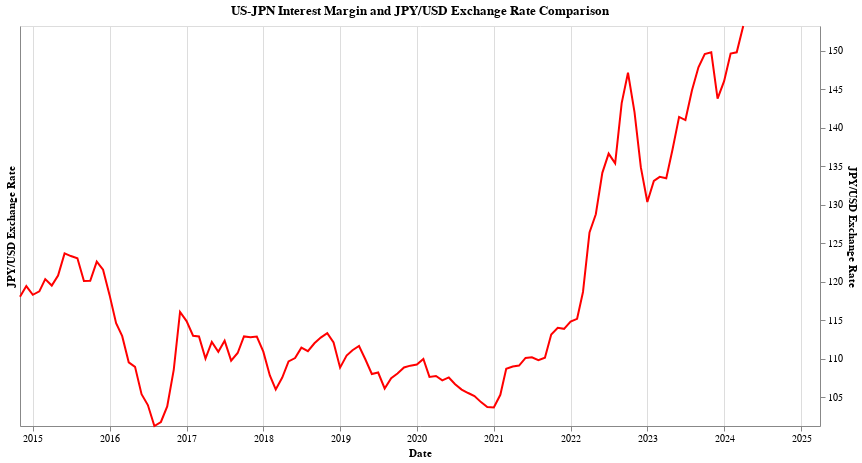

This figure's notebook cell:
### Code cell
import altair as alt
#df1['date'] = pd.to_datetime(df1.index)
#df1.sort_values('date', inplace=True)
#df1['Date'] = df1['date'].dt.strftime('%Y-%m')  # 转换为字符串格式
#df1['Exchange Rate'] = df1['close']  # 重命名为'Exchange Rate'以便在图表中使用
min_exchange_rate = df1['df_sum_value'].min()



# 创建Altair图表
exchange_rate_chart = alt.Chart(df1).mark_line().encode(
    x='date:T',
    y=alt.Y('df_sum_value:Q', axis=alt.Axis(title='JPY/USD Exchange Rate'), scale=alt.Scale(domainMin=min_exchange_rate)),
    color=alt.value('red'),  # 利用不同颜色以区分
    tooltip=['Date:T', 'Exchange Rate:Q']
).properties(
    title='JPY/USD Exchange Rate Over Time'
).properties(
    width=800,
    height=400
)

chart = alt.Chart(future_df1).mark_line(color='red').encode(
    x=alt.X('Date:T', title='Date'),
    y=alt.Y('df_sum_value:Q', axis=alt.Axis(title='JPY/USD Exchange Rate'), scale=alt.Scale(domainMin=min_exchange_rate)),
    color=alt.value('red'),  # 利用不同颜色以区分
    tooltip=['Date:T', 'Exchange Rate:Q']
).properties(
    title='JPY/USD Exchange Rate Over Time'
).properties(
    width=800,
    height=400
)
final_chart = alt.layer(chart, exchange_rate_chart).resolve_scale(
    y='independent'  # Y轴独立缩放
).properties(
    title='US-JPN Interest Margin and JPY/USD Exchange Rate Comparison',
    width=800
)

# 显示图表
final_chart.display()

### Figure 1 — Vega-Lite specification as saved in the notebook (floating-point values rounded to 4 significant figures)
{"config": {"view": {"continuousWidth": 300, "continuousHeight": 300}}, "layer": [{"data": {"name": "data-d31ec2bf1c3551bb7aaa0486147568a3"}, "mark": {"type": "line", "color": "red"}, "encoding": {"color": {"value": "red"}, "tooltip": [{"field": "Date", "type": "temporal"}, {"field": "Exchange Rate", "type": "quantitative"}], "x": {"field": "Date", "title": "Date", "type": "temporal"}, "y": {"axis": {"title": "JPY/USD Exchange Rate"}, "field": "df_sum_value", "scale": {"domainMin": 101.3}, "type": "quantitative"}}, "title": "JPY/USD Exchange Rate Over Time"}, {"data": {"name": "data-ff6ca3ff8c7c4c45f6cb0f3ce4b68246"}, "mark": {"type": "line"}, "encoding": {"color": {"value": "red"}, "tooltip": [{"field": "Date", "type": "temporal"}, {"field": "Exchange Rate", "type": "quantitative"}], "x": {"field": "date", "type": "temporal"}, "y": {"axis": {"title": "JPY/USD Exchange Rate"}, "field": "df_sum_value", "scale": {"domainMin": 101.3}, "type": "quantitative"}}, "title": "JPY/USD Exchange Rate Over Time"}], "height": 400, "resolve": {"scale": {"y": "independent"}}, "title": "US-JPN Interest Margin and JPY/USD Exchange Rate Comparison", "width": 800, "$schema": "https://vega.github.io/schema/vega-lite/v5.17.0.json", "datasets": {"data-d31ec2bf1c3551bb7aaa0486147568a3": [{"Date": "2024-05", "Exchange Rate": 152.3}, {"Date": "2024-06", "Exchange Rate": 155.3}, {"Date": "2024-07", "Exchange Rate": 157.1}, {"Date": "2024-08", "Exchange Rate": 167.4}, {"Date": "2024-09", "Exchange Rate": 147.2}, {"Date": "2024-10", "Exchange Rate": 143.5}, {"Date": "2024-11", "Exchange Rate": 149.3}, {"Date": "2024-12", "Exchange Rate": 150.3}, {"Date": "2025-01", "Exchange Rate": 152.5}, {"Date": "2025-02", "Exchange Rate": 154.5}, {"Date": "2025-03", "Exchange Rate": 156.6}, {"Date": "2025-04", "Exchange Rate": 152.5}], "data-ff6ca3ff8c7c4c45f6cb0f3ce4b68246": [{"date": "2024-04-01T00:00:00", "international_trans": -3346.0, "interest_margin": 3.67, "gdp": -0.2, "inflation": 1.37, "df_sum_value": 153.2}, {"date": "2024-03-01T00:00:00", "international_trans": -4103.0, "interest_margin": 3.468, "gdp": 0.3, "inflation": 1.462, "df_sum_value": 149.8}, {"date": "2024-02-01T00:00:00", "international_trans": -4103.0, "interest_margin": 3.501, "gdp": 0.3, "inflation": 1.357, "df_sum_value": 149.6}, {"date": "2024-01-01T00:00:00", "international_trans": -4103.0, "interest_margin": 3.406, "gdp": 0.3, "inflation": 1.95, "df_sum_value": 146.0}, {"date": "2023-12-01T00:00:00", "international_trans": -5524.0, "interest_margin": 3.347, "gdp": -2.2, "inflation": 1.696, "df_sum_value": 143.8}, {"date": "2023-11-01T00:00:00", "international_trans": -5524.0, "interest_margin": 3.692, "gdp": -2.2, "inflation": 1.6, "df_sum_value": 149.8}, {"date": "2023-10-01T00:00:00", "international_trans": -5524.0, "interest_margin": 3.972, "gdp": -2.2, "inflation": 1.379, "df_sum_value": 149.6}, {"date": "2023-09-01T00:00:00", "international_trans": -5131.0, "interest_margin": 3.658, "gdp": -2.0, "inflation": 1.464, "df_sum_value": 147.8}, {"date": "2023-08-01T00:00:00", "international_trans": -5131.0, "interest_margin": 3.531, "gdp": -2.0, "inflation": 1.387, "df_sum_value": 144.8}, {"date": "2023-07-01T00:00:00", "international_trans": -5131.0, "interest_margin": 3.433, "gdp": -2.0, "inflation": 1.516, "df_sum_value": 141.0}, {"date": "2023-06-01T00:00:00", "international_trans": -5277.0, "interest_margin": 3.344, "gdp": -1.8, "inflation": 1.455, "df_sum_value": 141.4}, {"date": "2023-05-01T00:00:00", "international_trans": -5277.0, "interest_margin": 3.201, "gdp": -1.8, "inflation": 1.656, "df_sum_value": 137.2}, {"date": "2023-04-01T00:00:00", "international_trans": -5277.0, "interest_margin": 3.001, "gdp": -1.8, "inflation": 1.618, "df_sum_value": 133.4}, {"date": "2023-03-01T00:00:00", "international_trans": -4977.0, "interest_margin": 3.299, "gdp": 2.1, "inflation": 1.806, "df_sum_value": 133.6}, {"date": "2023-02-01T00:00:00", "international_trans": -4977.0, "interest_margin": 3.255, "gdp": 2.1, "inflation": 1.774, "df_sum_value": 133.1}, {"date": "2023-01-01T00:00:00", "international_trans": -4977.0, "interest_margin": 3.072, "gdp": 2.1, "inflation": 1.333, "df_sum_value": 130.4}, {"date": "2022-12-01T00:00:00", "international_trans": -6272.0, "interest_margin": 3.296, "gdp": 2.7, "inflation": 1.425, "df_sum_value": 134.9}, {"date": "2022-11-01T00:00:00", "international_trans": -6272.0, "interest_margin": 3.625, "gdp": 2.7, "inflation": 1.622, "df_sum_value": 142.0}, {"date": "2022-10-01T00:00:00", "international_trans": -6272.0, "interest_margin": 3.726, "gdp": 2.7, "inflation": 1.75, "df_sum_value": 147.1}, {"date": "2022-09-01T00:00:00", "international_trans": -5091.0, "interest_margin": 3.255, "gdp": 4.7, "inflation": 2.2, "df_sum_value": 143.2}, {"date": "2022-08-01T00:00:00", "international_trans": -5091.0, "interest_margin": 2.701, "gdp": 4.7, "inflation": 2.25, "df_sum_value": 135.4}, {"date": "2022-07-01T00:00:00", "international_trans": -5091.0, "interest_margin": 2.672, "gdp": 4.7, "inflation": 2.458, "df_sum_value": 136.6}, {"date": "2022-06-01T00:00:00", "international_trans": -5133.0, "interest_margin": 2.897, "gdp": 9.4, "inflation": 2.682, "df_sum_value": 134.2}, {"date": "2022-05-01T00:00:00", "international_trans": -5133.0, "interest_margin": 2.652, "gdp": 9.4, "inflation": 2.857, "df_sum_value": 128.8}, {"date": "2022-04-01T00:00:00", "international_trans": -5133.0, "interest_margin": 2.501, "gdp": 9.4, "inflation": 2.952, "df_sum_value": 126.4}, {"date": "2022-03-01T00:00:00", "international_trans": -6900.0, "interest_margin": 1.931, "gdp": 8.8, "inflation": 8.125, "df_sum_value": 118.7}, {"date": "2022-02-01T00:00:00", "international_trans": -6900.0, "interest_margin": 1.731, "gdp": 8.8, "inflation": 10.67, "df_sum_value": 115.2}, {"date": "2022-01-01T00:00:00", "international_trans": -6900.0, "interest_margin": 1.636, "gdp": 8.8, "inflation": 30.0, "df_sum_value": 114.8}, {"date": "2021-12-01T00:00:00", "international_trans": -3858.0, "interest_margin": 1.407, "gdp": 8.4, "inflation": 11.0, "df_sum_value": 113.9}, {"date": "2021-11-01T00:00:00", "international_trans": -3858.0, "interest_margin": 1.487, "gdp": 8.4, "inflation": 9.8, "df_sum_value": 114.0}, {"date": "2021-10-01T00:00:00", "international_trans": -3858.0, "interest_margin": 1.497, "gdp": 8.4, "inflation": 46.0, "df_sum_value": 113.2}, {"date": "2021-09-01T00:00:00", "international_trans": -5546.0, "interest_margin": 1.324, "gdp": 7.1, "inflation": 40.0, "df_sum_value": 110.2}, {"date": "2021-08-01T00:00:00", "international_trans": -5546.0, "interest_margin": 1.263, "gdp": 7.1, "inflation": null, "df_sum_value": 109.8}, {"date": "2021-07-01T00:00:00", "international_trans": -5546.0, "interest_margin": 1.295, "gdp": 7.1, "inflation": -21.5, "df_sum_value": 110.2}, {"date": "2021-06-01T00:00:00", "international_trans": -4964.0, "interest_margin": 1.454, "gdp": 7.3, "inflation": 22.5, "df_sum_value": 110.1}, {"date": "2021-05-01T00:00:00", "international_trans": -4964.0, "interest_margin": 1.536, "gdp": 7.3, "inflation": 38.0, "df_sum_value": 109.1}, {"date": "2021-04-01T00:00:00", "international_trans": -4964.0, "interest_margin": 1.529, "gdp": 7.3, "inflation": -30.0, "df_sum_value": 109.0}, {"date": "2021-03-01T00:00:00", "international_trans": -4078.0, "interest_margin": 1.504, "gdp": 4.5, "inflation": -16.0, "df_sum_value": 108.7}, {"date": "2021-02-01T00:00:00", "international_trans": -4078.0, "interest_margin": 1.161, "gdp": 4.5, "inflation": -3.25, "df_sum_value": 105.3}, {"date": "2021-01-01T00:00:00", "international_trans": -4078.0, "interest_margin": 1.034, "gdp": 4.5, "inflation": -2.333, "df_sum_value": 103.7}, {"date": "2020-12-01T00:00:00", "international_trans": -5635.0, "interest_margin": 0.9116, "gdp": 1.6, "inflation": -1.6, "df_sum_value": 103.8}, {"date": "2020-11-01T00:00:00", "international_trans": -5635.0, "interest_margin": 0.8417, "gdp": 1.6, "inflation": -1.778, "df_sum_value": 104.4}, {"date": "2020-10-01T00:00:00", "international_trans": -5635.0, "interest_margin": 0.7474, "gdp": 1.6, "inflation": -2.286, "df_sum_value": 105.2}, {"date": "2020-09-01T00:00:00", "international_trans": -3907.0, "interest_margin": 0.6546, "gdp": 2.6, "inflation": -5.667, "df_sum_value": 105.6}, {"date": "2020-08-01T00:00:00", "international_trans": -3907.0, "interest_margin": 0.6162, "gdp": 2.6, "inflation": -4.25, "df_sum_value": 106.0}, {"date": "2020-07-01T00:00:00", "international_trans": -3907.0, "interest_margin": 0.5952, "gdp": 2.6, "inflation": null, "df_sum_value": 106.7}, {"date": "2020-06-01T00:00:00", "international_trans": -2424.0, "interest_margin": 0.7082, "gdp": -3.4, "inflation": null, "df_sum_value": 107.6}, {"date": "2020-05-01T00:00:00", "international_trans": -2424.0, "interest_margin": 0.6746, "gdp": -3.4, "inflation": -6.0, "df_sum_value": 107.2}, {"date": "2020-04-01T00:00:00", "international_trans": -2424.0, "interest_margin": 0.6549, "gdp": -3.4, "inflation": -7.0, "df_sum_value": 107.8}, {"date": "2020-03-01T00:00:00", "international_trans": -4875.0, "interest_margin": 0.9082, "gdp": 0.7, "inflation": 5.25, "df_sum_value": 107.7}, {"date": "2020-02-01T00:00:00", "international_trans": -4875.0, "interest_margin": 1.57, "gdp": 0.7, "inflation": 4.0, "df_sum_value": 110.0}, {"date": "2020-01-01T00:00:00", "international_trans": -4875.0, "interest_margin": 1.764, "gdp": 0.7, "inflation": 2.875, "df_sum_value": 109.3}, {"date": "2019-12-01T00:00:00", "international_trans": -3932.0, "interest_margin": 1.874, "gdp": 0.2, "inflation": 3.286, "df_sum_value": 109.1}, {"date": "2019-11-01T00:00:00", "international_trans": -3932.0, "interest_margin": 1.907, "gdp": 0.2, "inflation": 4.6, "df_sum_value": 108.9}, {"date": "2019-10-01T00:00:00", "international_trans": -3932.0, "interest_margin": 1.865, "gdp": 0.2, "inflation": 5.75, "df_sum_value": 108.1}, {"date": "2019-09-01T00:00:00", "international_trans": -4628.0, "interest_margin": 1.917, "gdp": 1.1, "inflation": 8.0, "df_sum_value": 107.5}, {"date": "2019-08-01T00:00:00", "international_trans": -4628.0, "interest_margin": 1.85, "gdp": 1.1, "inflation": 4.8, "df_sum_value": 106.2}, {"date": "2019-07-01T00:00:00", "international_trans": -4628.0, "interest_margin": 2.193, "gdp": 1.1, "inflation": 3.667, "df_sum_value": 108.2}, {"date": "2019-06-01T00:00:00", "international_trans": -5203.0, "interest_margin": 2.203, "gdp": 2.2, "inflation": 3.5, "df_sum_value": 108.0}, {"date": "2019-05-01T00:00:00", "international_trans": -5203.0, "interest_margin": 2.43, "gdp": 2.2, "inflation": 2.5, "df_sum_value": 110.0}, {"date": "2019-04-01T00:00:00", "international_trans": -5203.0, "interest_margin": 2.571, "gdp": 2.2, "inflation": 2.333, "df_sum_value": 111.7}, {"date": "2019-03-01T00:00:00", "international_trans": -5035.0, "interest_margin": 2.612, "gdp": 0.5, "inflation": 2.5, "df_sum_value": 111.1}, {"date": "2019-02-01T00:00:00", "international_trans": -5035.0, "interest_margin": 2.696, "gdp": 0.5, "inflation": 3.0, "df_sum_value": 110.4}, {"date": "2019-01-01T00:00:00", "international_trans": -5035.0, "interest_margin": 2.712, "gdp": 0.5, "inflation": 2.75, "df_sum_value": 108.9}, {"date": "2018-12-01T00:00:00", "international_trans": -5020.0, "interest_margin": 2.801, "gdp": 2.2, "inflation": 3.143, "df_sum_value": 112.1}, {"date": "2018-11-01T00:00:00", "international_trans": -5020.0, "interest_margin": 3.011, "gdp": 2.2, "inflation": 2.444, "df_sum_value": 113.3}, {"date": "2018-10-01T00:00:00", "international_trans": -5020.0, "interest_margin": 3.017, "gdp": 2.2, "inflation": 2.1, "df_sum_value": 112.8}, {"date": "2018-09-01T00:00:00", "international_trans": -3925.0, "interest_margin": 2.879, "gdp": 1.8, "inflation": 2.2, "df_sum_value": 112.0}, {"date": "2018-08-01T00:00:00", "international_trans": -3925.0, "interest_margin": 2.786, "gdp": 1.8, "inflation": 2.444, "df_sum_value": 111.0}, {"date": "2018-07-01T00:00:00", "international_trans": -3925.0, "interest_margin": 2.836, "gdp": 1.8, "inflation": 3.0, "df_sum_value": 111.5}, {"date": "2018-06-01T00:00:00", "international_trans": -4785.0, "interest_margin": 2.874, "gdp": 3.2, "inflation": 2.875, "df_sum_value": 110.1}, {"date": "2018-05-01T00:00:00", "international_trans": -4785.0, "interest_margin": 2.934, "gdp": 3.2, "inflation": 3.143, "df_sum_value": 109.7}, {"date": "2018-04-01T00:00:00", "international_trans": -4785.0, "interest_margin": 2.827, "gdp": 3.2, "inflation": 3.0, "df_sum_value": 107.6}, {"date": "2018-03-01T00:00:00", "international_trans": -4962.0, "interest_margin": 2.8, "gdp": 1.7, "inflation": 2.333, "df_sum_value": 106.0}, {"date": "2018-02-01T00:00:00", "international_trans": -4962.0, "interest_margin": 2.794, "gdp": 1.7, "inflation": 1.8, "df_sum_value": 107.9}, {"date": "2018-01-01T00:00:00", "international_trans": -4962.0, "interest_margin": 2.514, "gdp": 1.7, "inflation": 2.0, "df_sum_value": 111.0}, {"date": "2017-12-01T00:00:00", "international_trans": -5151.0, "interest_margin": 2.356, "gdp": 2.2, "inflation": 2.0, "df_sum_value": 112.9}, {"date": "2017-11-01T00:00:00", "international_trans": -5151.0, "interest_margin": 2.316, "gdp": 2.2, "inflation": 1.889, "df_sum_value": 112.8}, {"date": "2017-10-01T00:00:00", "international_trans": -5151.0, "interest_margin": 2.292, "gdp": 2.2, "inflation": 2.25, "df_sum_value": 112.9}, {"date": "2017-09-01T00:00:00", "international_trans": -4746.0, "interest_margin": 2.175, "gdp": 2.0, "inflation": 2.429, "df_sum_value": 110.8}, {"date": "2017-08-01T00:00:00", "international_trans": -4746.0, "interest_margin": 2.164, "gdp": 2.0, "inflation": 2.429, "df_sum_value": 109.8}, {"date": "2017-07-01T00:00:00", "international_trans": -4746.0, "interest_margin": 2.235, "gdp": 2.0, "inflation": 3.4, "df_sum_value": 112.4}, {"date": "2017-06-01T00:00:00", "international_trans": -4702.0, "interest_margin": 2.128, "gdp": 1.4, "inflation": 4.25, "df_sum_value": 110.9}, {"date": "2017-05-01T00:00:00", "international_trans": -4702.0, "interest_margin": 2.255, "gdp": 1.4, "inflation": 4.25, "df_sum_value": 112.2}, {"date": "2017-04-01T00:00:00", "international_trans": -4702.0, "interest_margin": 2.256, "gdp": 1.4, "inflation": 6.333, "df_sum_value": 110.0}, {"date": "2017-03-01T00:00:00", "international_trans": -5012.0, "interest_margin": 2.41, "gdp": 2.7, "inflation": 10.0, "df_sum_value": 112.9}, {"date": "2017-02-01T00:00:00", "international_trans": -5012.0, "interest_margin": 2.332, "gdp": 2.7, "inflation": 11.0, "df_sum_value": 113.0}, {"date": "2017-01-01T00:00:00", "international_trans": -5012.0, "interest_margin": 2.364, "gdp": 2.7, "inflation": 23.0, "df_sum_value": 114.9}, {"date": "2016-12-01T00:00:00", "international_trans": -5300.0, "interest_margin": 2.433, "gdp": 2.2, "inflation": -11.0, "df_sum_value": 116.1}, {"date": "2016-11-01T00:00:00", "international_trans": -5300.0, "interest_margin": 2.166, "gdp": 2.2, "inflation": -5.25, "df_sum_value": 108.6}, {"date": "2016-10-01T00:00:00", "international_trans": -5300.0, "interest_margin": 1.817, "gdp": 2.2, "inflation": -5.25, "df_sum_value": 103.8}, {"date": "2016-09-01T00:00:00", "international_trans": -4556.0, "interest_margin": 1.666, "gdp": 1.6, "inflation": -4.4, "df_sum_value": 101.8}, {"date": "2016-08-01T00:00:00", "international_trans": -4556.0, "interest_margin": 1.637, "gdp": 1.6, "inflation": -4.6, "df_sum_value": 101.3}, {"date": "2016-07-01T00:00:00", "international_trans": -4556.0, "interest_margin": 1.737, "gdp": 1.6, "inflation": -4.4, "df_sum_value": 104.0}, {"date": "2016-06-01T00:00:00", "international_trans": -4969.0, "interest_margin": 1.795, "gdp": 1.6, "inflation": -4.4, "df_sum_value": 105.4}, {"date": "2016-05-01T00:00:00", "international_trans": -4969.0, "interest_margin": 1.911, "gdp": 1.6, "inflation": -5.5, "df_sum_value": 109.0}, {"date": "2016-04-01T00:00:00", "international_trans": -4969.0, "interest_margin": 1.883, "gdp": 1.6, "inflation": -7.0, "df_sum_value": 109.6}, {"date": "2016-03-01T00:00:00", "international_trans": -4957.0, "interest_margin": 1.935, "gdp": -0.5, "inflation": -7.333, "df_sum_value": 113.0}, {"date": "2016-02-01T00:00:00", "international_trans": -4957.0, "interest_margin": 1.754, "gdp": -0.5, "inflation": null, "df_sum_value": 114.6}, {"date": "2016-01-01T00:00:00", "international_trans": -4957.0, "interest_margin": 1.844, "gdp": -0.5, "inflation": null, "df_sum_value": 118.3}, {"date": "2015-12-01T00:00:00", "international_trans": -5306.0, "interest_margin": 1.936, "gdp": -0.6, "inflation": 21.0, "df_sum_value": 121.6}, {"date": "2015-11-01T00:00:00", "international_trans": -5306.0, "interest_margin": 1.952, "gdp": -0.6, "inflation": 20.0, "df_sum_value": 122.6}, {"date": "2015-10-01T00:00:00", "international_trans": -5306.0, "interest_margin": 1.735, "gdp": -0.6, "inflation": -19.0, "df_sum_value": 120.1}, {"date": "2015-09-01T00:00:00", "international_trans": -4423.0, "interest_margin": 1.805, "gdp": -0.5, "inflation": -19.0, "df_sum_value": 120.1}, {"date": "2015-08-01T00:00:00", "international_trans": -4423.0, "interest_margin": 1.776, "gdp": -0.5, "inflation": -18.0, "df_sum_value": 123.1}, {"date": "2015-07-01T00:00:00", "international_trans": -4423.0, "interest_margin": 1.876, "gdp": -0.5, "inflation": null, "df_sum_value": 123.3}, {"date": "2015-06-01T00:00:00", "international_trans": -5154.0, "interest_margin": 1.89, "gdp": 0.6, "inflation": 18.0, "df_sum_value": 123.7}, {"date": "2015-05-01T00:00:00", "international_trans": -5154.0, "interest_margin": 1.784, "gdp": 0.6, "inflation": 17.0, "df_sum_value": 120.8}, {"date": "2015-04-01T00:00:00", "international_trans": -5154.0, "interest_margin": 1.588, "gdp": 0.6, "inflation": 6.0, "df_sum_value": 119.5}, {"date": "2015-03-01T00:00:00", "international_trans": -4489.0, "interest_margin": 1.657, "gdp": -3.5, "inflation": 0.8182, "df_sum_value": 120.4}, {"date": "2015-02-01T00:00:00", "international_trans": -4489.0, "interest_margin": 1.6, "gdp": -3.5, "inflation": 0.85, "df_sum_value": 118.8}, {"date": "2015-01-01T00:00:00", "international_trans": -4489.0, "interest_margin": 1.58, "gdp": -3.5, "inflation": 0.7273, "df_sum_value": 118.3}, {"date": "2014-12-01T00:00:00", "international_trans": -5077.0, "interest_margin": 1.841, "gdp": -2.3, "inflation": 0.64, "df_sum_value": 119.5}, {"date": "2014-11-01T00:00:00", "international_trans": -5077.0, "interest_margin": 1.893, "gdp": -2.3, "inflation": 0.6296, "df_sum_value": 118.1}]}}
